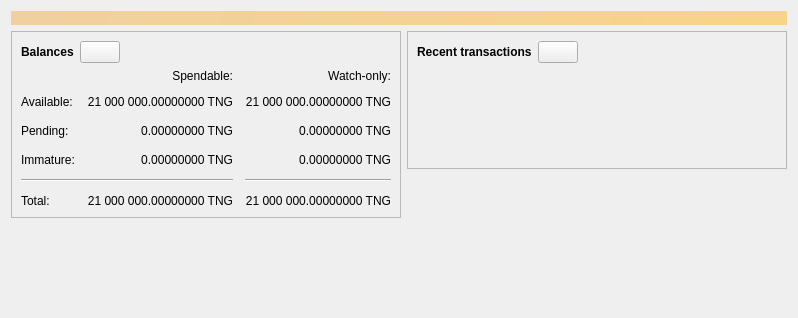
<?xml version="1.0" encoding="UTF-8"?>
<ui version="4.0">
 <class>OverviewPage</class>
 <widget class="QWidget" name="OverviewPage">
  <property name="geometry">
   <rect>
    <x>0</x>
    <y>0</y>
    <width>798</width>
    <height>318</height>
   </rect>
  </property>
  <property name="windowTitle">
   <string>Form</string>
  </property>
  <layout class="QVBoxLayout" name="topLayout">
   <item>
    <widget class="QLabel" name="labelAlerts">
     <property name="visible">
      <bool>false</bool>
     </property>
     <property name="styleSheet">
      <string notr="true">QLabel { background-color: qlineargradient(x1: 0, y1: 0, x2: 1, y2: 0, stop:0 #F0D0A0, stop:1 #F8D488); color:#000000; }</string>
     </property>
     <property name="wordWrap">
      <bool>true</bool>
     </property>
     <property name="margin">
      <number>3</number>
     </property>
     <property name="textInteractionFlags">
      <set>Qt::TextSelectableByMouse</set>
     </property>
    </widget>
   </item>
   <item>
    <layout class="QHBoxLayout" name="horizontalLayout" stretch="1,1">
     <item>
      <layout class="QVBoxLayout" name="verticalLayout_2">
       <item>
        <widget class="QFrame" name="frame">
         <property name="frameShape">
          <enum>QFrame::StyledPanel</enum>
         </property>
         <property name="frameShadow">
          <enum>QFrame::Raised</enum>
         </property>
         <layout class="QVBoxLayout" name="verticalLayout_4">
          <item>
           <layout class="QHBoxLayout" name="horizontalLayout_4">
            <item>
             <widget class="QLabel" name="label_5">
              <property name="font">
               <font>
                <weight>75</weight>
                <bold>true</bold>
               </font>
              </property>
              <property name="text">
               <string>Balances</string>
              </property>
             </widget>
            </item>
            <item>
             <widget class="QPushButton" name="labelWalletStatus">
              <property name="enabled">
               <bool>true</bool>
              </property>
              <property name="maximumSize">
               <size>
                <width>45</width>
                <height>16777215</height>
               </size>
              </property>
              <property name="toolTip">
               <string>The displayed information may be out of date. Your wallet automatically synchronizes with the Tangerine network after a connection is established, but this process has not completed yet.</string>
              </property>
              <property name="text">
               <string/>
              </property>
              <property name="icon">
               <iconset resource="../tangerine.qrc">
                <normaloff>:/icons/warning</normaloff>
                <disabledoff>:/icons/warning</disabledoff>:/icons/warning</iconset>
              </property>
              <property name="iconSize">
               <size>
                <width>24</width>
                <height>24</height>
               </size>
              </property>
             </widget>
            </item>
            <item>
             <spacer name="horizontalSpacer_3">
              <property name="orientation">
               <enum>Qt::Horizontal</enum>
              </property>
              <property name="sizeHint" stdset="0">
               <size>
                <width>40</width>
                <height>20</height>
               </size>
              </property>
             </spacer>
            </item>
           </layout>
          </item>
          <item>
           <layout class="QGridLayout" name="gridLayout">
            <property name="spacing">
             <number>12</number>
            </property>
            <item row="2" column="2">
             <widget class="QLabel" name="labelWatchPending">
              <property name="cursor">
               <cursorShape>IBeamCursor</cursorShape>
              </property>
              <property name="toolTip">
               <string>Unconfirmed transactions to watch-only addresses</string>
              </property>
              <property name="text">
               <string notr="true">0.00000000 TNG</string>
              </property>
              <property name="alignment">
               <set>Qt::AlignRight|Qt::AlignTrailing|Qt::AlignVCenter</set>
              </property>
              <property name="textInteractionFlags">
               <set>Qt::LinksAccessibleByMouse|Qt::TextSelectableByKeyboard|Qt::TextSelectableByMouse</set>
              </property>
             </widget>
            </item>
            <item row="2" column="1">
             <widget class="QLabel" name="labelUnconfirmed">
              <property name="cursor">
               <cursorShape>IBeamCursor</cursorShape>
              </property>
              <property name="toolTip">
               <string>Total of transactions that have yet to be confirmed, and do not yet count toward the spendable balance</string>
              </property>
              <property name="text">
               <string notr="true">0.00000000 TNG</string>
              </property>
              <property name="alignment">
               <set>Qt::AlignRight|Qt::AlignTrailing|Qt::AlignVCenter</set>
              </property>
              <property name="textInteractionFlags">
               <set>Qt::LinksAccessibleByMouse|Qt::TextSelectableByKeyboard|Qt::TextSelectableByMouse</set>
              </property>
             </widget>
            </item>
            <item row="3" column="2">
             <widget class="QLabel" name="labelWatchImmature">
              <property name="cursor">
               <cursorShape>IBeamCursor</cursorShape>
              </property>
              <property name="toolTip">
               <string>Mined balance in watch-only addresses that has not yet matured</string>
              </property>
              <property name="text">
               <string notr="true">0.00000000 TNG</string>
              </property>
              <property name="alignment">
               <set>Qt::AlignRight|Qt::AlignTrailing|Qt::AlignVCenter</set>
              </property>
              <property name="textInteractionFlags">
               <set>Qt::LinksAccessibleByMouse|Qt::TextSelectableByKeyboard|Qt::TextSelectableByMouse</set>
              </property>
             </widget>
            </item>
            <item row="4" column="0" colspan="2">
             <widget class="Line" name="line">
              <property name="orientation">
               <enum>Qt::Horizontal</enum>
              </property>
             </widget>
            </item>
            <item row="4" column="2">
             <widget class="Line" name="lineWatchBalance">
              <property name="sizePolicy">
               <sizepolicy hsizetype="Preferred" vsizetype="Fixed">
                <horstretch>0</horstretch>
                <verstretch>0</verstretch>
               </sizepolicy>
              </property>
              <property name="minimumSize">
               <size>
                <width>140</width>
                <height>0</height>
               </size>
              </property>
              <property name="orientation">
               <enum>Qt::Horizontal</enum>
              </property>
             </widget>
            </item>
            <item row="5" column="0">
             <widget class="QLabel" name="labelTotalText">
              <property name="text">
               <string>Total:</string>
              </property>
             </widget>
            </item>
            <item row="3" column="1">
             <widget class="QLabel" name="labelImmature">
              <property name="cursor">
               <cursorShape>IBeamCursor</cursorShape>
              </property>
              <property name="toolTip">
               <string>Mined balance that has not yet matured</string>
              </property>
              <property name="text">
               <string notr="true">0.00000000 TNG</string>
              </property>
              <property name="alignment">
               <set>Qt::AlignRight|Qt::AlignTrailing|Qt::AlignVCenter</set>
              </property>
              <property name="textInteractionFlags">
               <set>Qt::LinksAccessibleByMouse|Qt::TextSelectableByKeyboard|Qt::TextSelectableByMouse</set>
              </property>
             </widget>
            </item>
            <item row="2" column="3">
             <spacer name="horizontalSpacer_2">
              <property name="orientation">
               <enum>Qt::Horizontal</enum>
              </property>
              <property name="sizeHint" stdset="0">
               <size>
                <width>40</width>
                <height>20</height>
               </size>
              </property>
             </spacer>
            </item>
            <item row="3" column="0">
             <widget class="QLabel" name="labelImmatureText">
              <property name="text">
               <string>Immature:</string>
              </property>
             </widget>
            </item>
            <item row="5" column="1">
             <widget class="QLabel" name="labelTotal">
              <property name="cursor">
               <cursorShape>IBeamCursor</cursorShape>
              </property>
              <property name="toolTip">
               <string>Your current total balance</string>
              </property>
              <property name="text">
               <string notr="true">21 000 000.00000000 TNG</string>
              </property>
              <property name="alignment">
               <set>Qt::AlignRight|Qt::AlignTrailing|Qt::AlignVCenter</set>
              </property>
              <property name="textInteractionFlags">
               <set>Qt::LinksAccessibleByMouse|Qt::TextSelectableByKeyboard|Qt::TextSelectableByMouse</set>
              </property>
             </widget>
            </item>
            <item row="5" column="2">
             <widget class="QLabel" name="labelWatchTotal">
              <property name="cursor">
               <cursorShape>IBeamCursor</cursorShape>
              </property>
              <property name="toolTip">
               <string>Current total balance in watch-only addresses</string>
              </property>
              <property name="text">
               <string notr="true">21 000 000.00000000 TNG</string>
              </property>
              <property name="alignment">
               <set>Qt::AlignRight|Qt::AlignTrailing|Qt::AlignVCenter</set>
              </property>
              <property name="textInteractionFlags">
               <set>Qt::LinksAccessibleByMouse|Qt::TextSelectableByKeyboard|Qt::TextSelectableByMouse</set>
              </property>
             </widget>
            </item>
            <item row="0" column="2">
             <widget class="QLabel" name="labelWatchonly">
              <property name="text">
               <string>Watch-only:</string>
              </property>
              <property name="alignment">
               <set>Qt::AlignRight|Qt::AlignTrailing|Qt::AlignVCenter</set>
              </property>
             </widget>
            </item>
            <item row="1" column="0">
             <widget class="QLabel" name="labelBalanceText">
              <property name="text">
               <string>Available:</string>
              </property>
             </widget>
            </item>
            <item row="1" column="1">
             <widget class="QLabel" name="labelBalance">
              <property name="cursor">
               <cursorShape>IBeamCursor</cursorShape>
              </property>
              <property name="toolTip">
               <string>Your current spendable balance</string>
              </property>
              <property name="text">
               <string notr="true">21 000 000.00000000 TNG</string>
              </property>
              <property name="alignment">
               <set>Qt::AlignRight|Qt::AlignTrailing|Qt::AlignVCenter</set>
              </property>
              <property name="textInteractionFlags">
               <set>Qt::LinksAccessibleByMouse|Qt::TextSelectableByKeyboard|Qt::TextSelectableByMouse</set>
              </property>
             </widget>
            </item>
            <item row="1" column="2">
             <widget class="QLabel" name="labelWatchAvailable">
              <property name="cursor">
               <cursorShape>IBeamCursor</cursorShape>
              </property>
              <property name="toolTip">
               <string>Your current balance in watch-only addresses</string>
              </property>
              <property name="text">
               <string notr="true">21 000 000.00000000 TNG</string>
              </property>
              <property name="alignment">
               <set>Qt::AlignRight|Qt::AlignTrailing|Qt::AlignVCenter</set>
              </property>
              <property name="textInteractionFlags">
               <set>Qt::LinksAccessibleByMouse|Qt::TextSelectableByKeyboard|Qt::TextSelectableByMouse</set>
              </property>
             </widget>
            </item>
            <item row="2" column="0">
             <widget class="QLabel" name="labelPendingText">
              <property name="text">
               <string>Pending:</string>
              </property>
             </widget>
            </item>
            <item row="0" column="1">
             <widget class="QLabel" name="labelSpendable">
              <property name="text">
               <string>Spendable:</string>
              </property>
              <property name="alignment">
               <set>Qt::AlignRight|Qt::AlignTrailing|Qt::AlignVCenter</set>
              </property>
             </widget>
            </item>
           </layout>
          </item>
         </layout>
        </widget>
       </item>
       <item>
        <spacer name="verticalSpacer">
         <property name="orientation">
          <enum>Qt::Vertical</enum>
         </property>
         <property name="sizeHint" stdset="0">
          <size>
           <width>20</width>
           <height>40</height>
          </size>
         </property>
        </spacer>
       </item>
      </layout>
     </item>
     <item>
      <layout class="QVBoxLayout" name="verticalLayout_3">
       <item>
        <widget class="QFrame" name="frame_2">
         <property name="frameShape">
          <enum>QFrame::StyledPanel</enum>
         </property>
         <property name="frameShadow">
          <enum>QFrame::Raised</enum>
         </property>
         <layout class="QVBoxLayout" name="verticalLayout">
          <item>
           <layout class="QHBoxLayout" name="horizontalLayout_2">
            <item>
             <widget class="QLabel" name="label_4">
              <property name="font">
               <font>
                <weight>75</weight>
                <bold>true</bold>
               </font>
              </property>
              <property name="text">
               <string>Recent transactions</string>
              </property>
             </widget>
            </item>
            <item>
             <widget class="QPushButton" name="labelTransactionsStatus">
              <property name="enabled">
               <bool>true</bool>
              </property>
              <property name="maximumSize">
               <size>
                <width>45</width>
                <height>16777215</height>
               </size>
              </property>
              <property name="toolTip">
               <string>The displayed information may be out of date. Your wallet automatically synchronizes with the Tangerine network after a connection is established, but this process has not completed yet.</string>
              </property>
              <property name="text">
               <string/>
              </property>
              <property name="icon">
               <iconset resource="../tangerine.qrc">
                <normaloff>:/icons/warning</normaloff>
                <disabledoff>:/icons/warning</disabledoff>:/icons/warning</iconset>
              </property>
              <property name="iconSize">
               <size>
                <width>24</width>
                <height>24</height>
               </size>
              </property>
             </widget>
            </item>
            <item>
             <spacer name="horizontalSpacer">
              <property name="orientation">
               <enum>Qt::Horizontal</enum>
              </property>
              <property name="sizeHint" stdset="0">
               <size>
                <width>40</width>
                <height>20</height>
               </size>
              </property>
             </spacer>
            </item>
           </layout>
          </item>
          <item>
           <widget class="TransactionOverviewWidget" name="listTransactions">
            <property name="styleSheet">
             <string notr="true">QListView { background: transparent; }</string>
            </property>
            <property name="frameShape">
             <enum>QFrame::NoFrame</enum>
            </property>
            <property name="verticalScrollBarPolicy">
             <enum>Qt::ScrollBarAlwaysOff</enum>
            </property>
            <property name="horizontalScrollBarPolicy">
             <enum>Qt::ScrollBarAlwaysOff</enum>
            </property>
            <property name="sizeAdjustPolicy">
             <enum>QAbstractScrollArea::AdjustToContents</enum>
            </property>
            <property name="selectionMode">
             <enum>QAbstractItemView::NoSelection</enum>
            </property>
            <property name="uniformItemSizes">
             <bool>true</bool>
            </property>
           </widget>
          </item>
         </layout>
        </widget>
       </item>
       <item>
        <spacer name="verticalSpacer_2">
         <property name="orientation">
          <enum>Qt::Vertical</enum>
         </property>
         <property name="sizeHint" stdset="0">
          <size>
           <width>20</width>
           <height>40</height>
          </size>
         </property>
        </spacer>
       </item>
      </layout>
     </item>
    </layout>
   </item>
  </layout>
 </widget>
 <customwidgets>
  <customwidget>
   <class>TransactionOverviewWidget</class>
   <extends>QListView</extends>
   <header>qt/transactionoverviewwidget.h</header>
  </customwidget>
 </customwidgets>
 <resources/>
 <connections/>
</ui>
